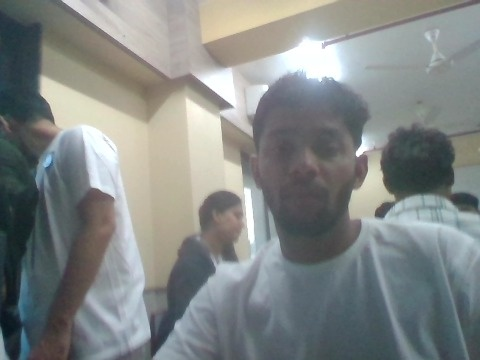
#> input picture backend/app/models/_data-face/10_abhi.jpg, 480 x 360 px; its folder holds only this picture in this run
$ python -i verification_service.py   (imports and definitions only)
#> lines starting #> are read from the running program, lines starting #| are printed output that depends on the picture
### backend/app/services/face_service.py
"""
FaceService Module
------------------

This file defines the `FaceService` class, which acts as a singleton service layer
between the FastAPI backend and the face recognition model (`FaceDetector`).

Key Responsibilities:
- Initialize a single global instance of `FaceDetector` (singleton pattern).
- Provide the `verify_student(frame_bytes)` method to process raw camera frame bytes:
    * Convert image bytes into an OpenCV-compatible format.
    * Detect faces in the frame using the detector.
    * Handle cases where:
        - No face is detected → returns status "no_face".
        - Multiple faces are detected → returns status "multiple_faces" (proxy risk).
        - A single face is detected → runs recognition and returns student name,
          confidence score, and distance metric.
    * If recognition fails, returns "Unknown".
- Handle errors gracefully (e.g., corrupted image bytes, detection failures).
- Expose a global `face_service` instance for use across the backend.

This service is the core bridge that connects raw image input from the API
to the recognition logic, enabling intelligent student attendance verification.
"""


import sys
import os
from pathlib import Path
import cv2
import numpy as np
from app.models.face_model import FaceDetector

class FaceService:
    _instance = None
    _detector = None

    def __new__(cls):
        if cls._instance is None:
            cls._instance = super(FaceService, cls).__new__(cls)
            print("[INFO] Initializing FaceService Singleton...")
            # Enterprise parameters: tighter thresholds, better accuracy
            cls._detector = FaceDetector(
                max_distance=50.0,      # Stricter matching
                detection_scale=0.6,
                skip_frames=1,
                min_confidence=50.0     # Lowered to handle low-light scenarios
            )
        return cls._instance

    # [59 lines left out: functions verify_student, retrain_model, not called in this run]

# Global instance
face_service = FaceService()

### backend/app/services/verification_service.py
"""
Temporal Multi-Frame Verification Service
Implements session-aware attendance verification with anti-spoofing.

Key Features:
- Multi-frame identity consistency check
- Configurable confidence thresholds
- Duplicate attendance prevention per session
- Liveness detection integration
"""

import cv2
import numpy as np
from typing import List, Tuple, Optional, Dict, Any
from dataclasses import dataclass
from datetime import datetime, timedelta
from sqlalchemy.orm import Session as DBSession

from app.core.config_thresholds import thresholds
from app.services.face_service import face_service
from app.models.attendance import AttendanceLog, Student
from app.models.session import AttendanceSession, SessionStatus


@dataclass
class VerificationResult:
    """Result of multi-frame verification"""
    success: bool
    status: str
    student_name: Optional[str] = None
    student_id: Optional[int] = None
    avg_confidence: float = 0.0
    confidence_label: str = "UNKNOWN"
    frame_count: int = 0
    frames_matched: int = 0
    liveness_passed: bool = False
    is_proxy_suspected: bool = False
    proxy_reason: Optional[str] = None
    notes: List[str] = None

    def __post_init__(self):
        if self.notes is None:
            self.notes = []

    # [15 lines left out: function to_dict, not called in this run]


# [217 lines that did not run here, left out]


# Global singleton
# [1 line that did not run here, left out]

>>> import cv2
>>> picture = cv2.imread('../models/_data-face/10_abhi.jpg', cv2.IMREAD_GRAYSCALE)
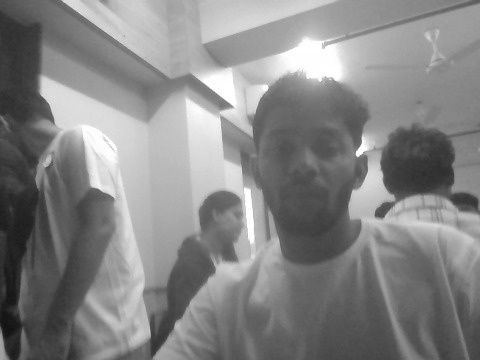
#> picture: shape (360, 480); min 17, max 255, mean 133.2
#> (the run stopped early here; a loop or call above may not have finished)

$ run again, on backend/app/models/_data-face/11_ash.jpg
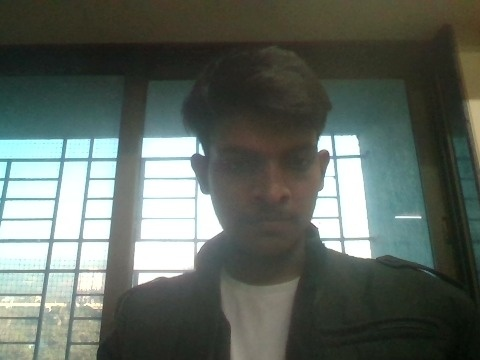
#> input picture backend/app/models/_data-face/11_ash.jpg, 480 x 360 px
#> `picture = cv2.imread('../models/_data-face/10_abhi.jpg', cv2.IMREAD_GR..`:
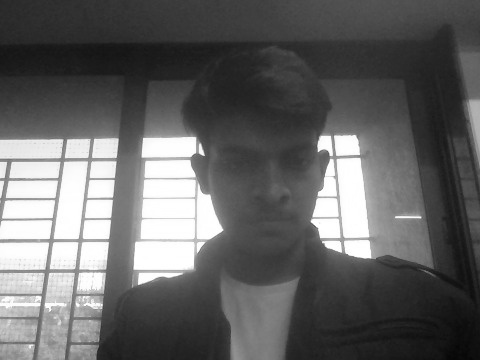
#> picture: shape (360, 480); min 6, max 255, mean 100.1

$ run again, on backend/app/models/_data-face/5_abhsihek.jpg
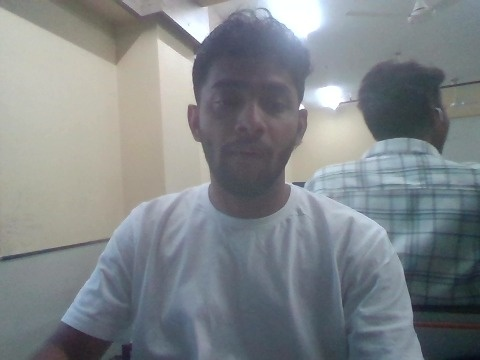
#> input picture backend/app/models/_data-face/5_abhsihek.jpg, 480 x 360 px
#> `picture = cv2.imread('../models/_data-face/10_abhi.jpg', cv2.IMREAD_GR..`:
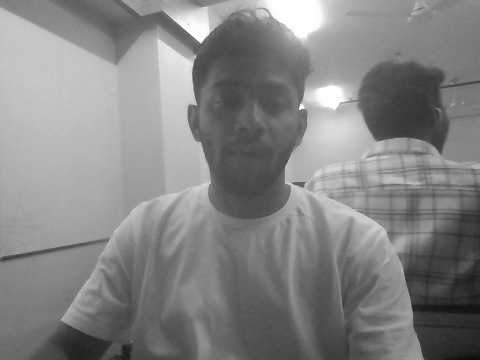
#> picture: shape (360, 480); min 9, max 255, mean 132.2

$ run again, on backend/app/models/_data-face/6_abhishek.jpg
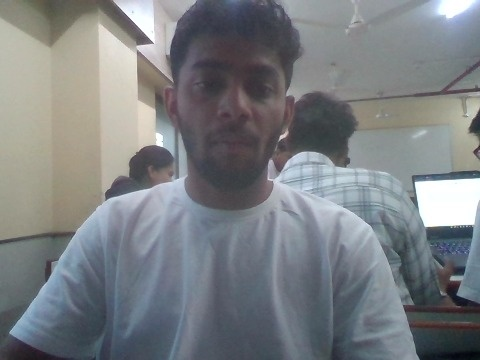
#> input picture backend/app/models/_data-face/6_abhishek.jpg, 480 x 360 px
#> `picture = cv2.imread('../models/_data-face/10_abhi.jpg', cv2.IMREAD_GR..`:
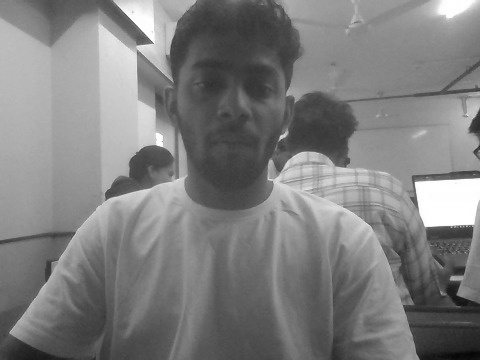
#> picture: shape (360, 480); min 5, max 255, mean 126.5
